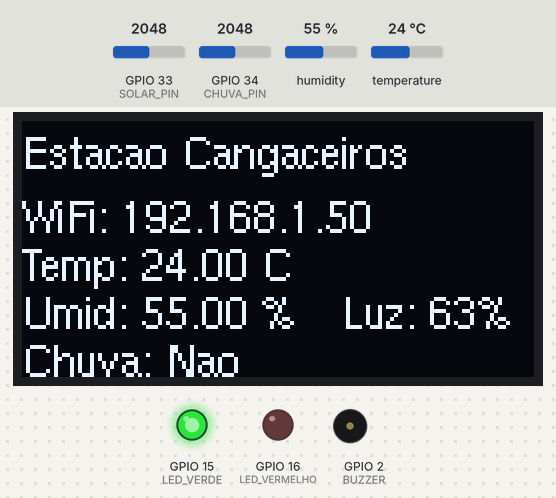
Recording of a sketch running on a simulated ESP32. Parts: 128×64 one-colour display, output pins drawn as LEDs (lit = HIGH), buzzer (waves = sounding, pin HIGH). Inputs (shaded band) come from the test bench; at power-on: temperature 24 °C, GPIO 34 (CHUVA_PIN) = 2048, GPIO 33 (SOLAR_PIN) = 2048, humidity 55 %. WiFi joins after 1.5 s; servers stay silent unless stated; the local clock reads 2024-03-15 10:24:30 at power-on unless the sketch sets it; no MQTT or app messages arrive unless stated; what the sketch prints to the serial monitor is not drawn.

Above: at 7.7 s.
7.8 s: temperature set to 27 °C
At 12.8 s:
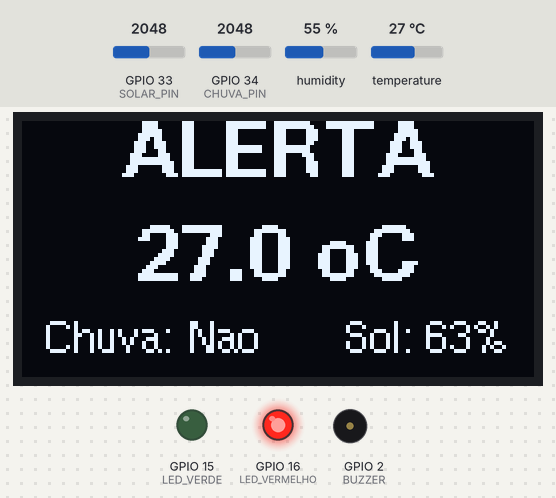
18.0 s: GPIO 34 (CHUVA_PIN) set to 1952
At 23.0 s:
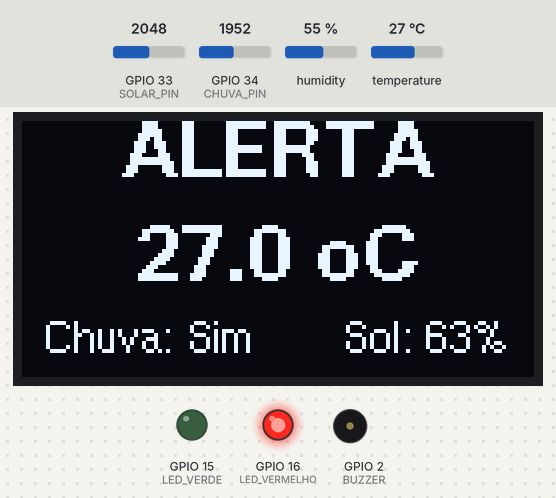
28.2 s: temperature set to 12 °C
At 33.1 s:
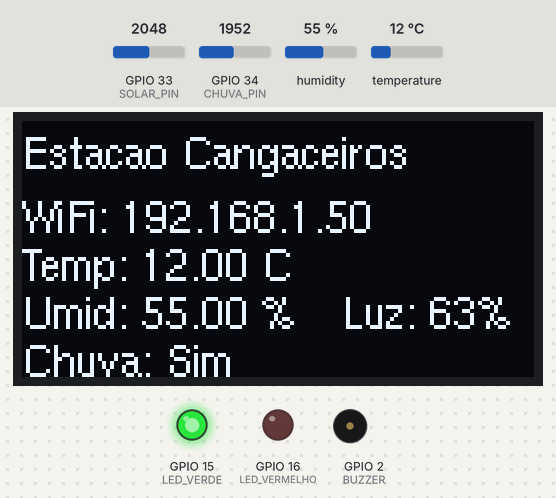
33.8 s: GPIO 33 (SOLAR_PIN) set to 1960
At 38.1 s:
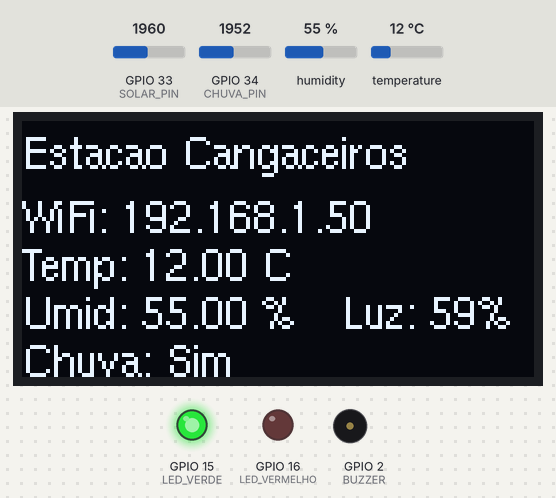
39.4 s: temperature set to 28 °C
At 43.1 s:
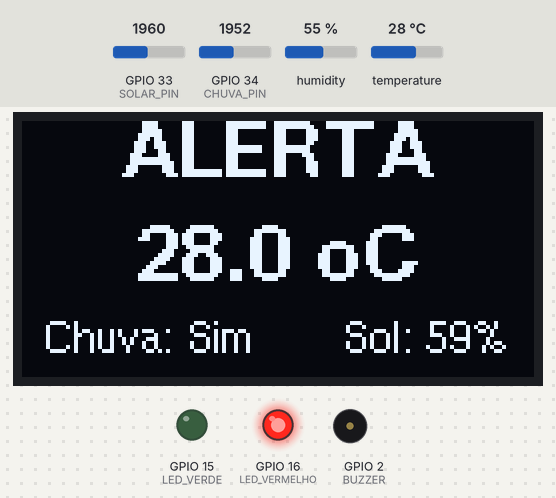
45.0 s: GPIO 33 (SOLAR_PIN) set to 2040
At 48.2 s:
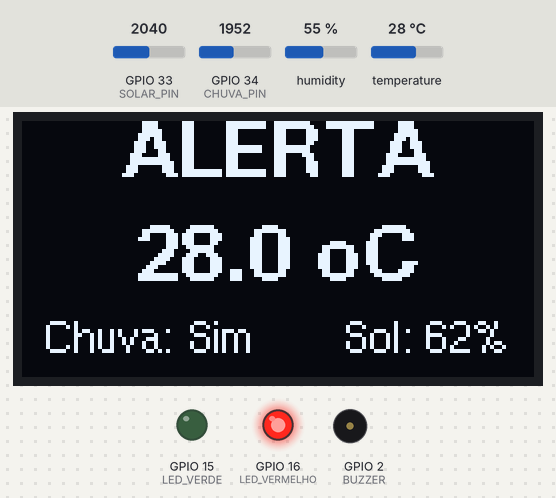
Timing chart, 0 to 53.6 s (numbered marks = the images above; inputs shaded):
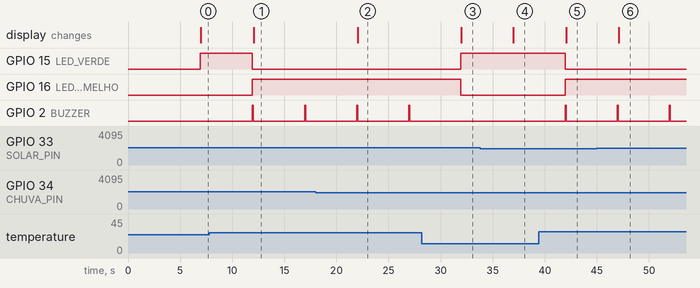

Measured:
- the behaviour switches between 25 and 26 °C on temperature (found by bisection; images 0 and 1)
- the behaviour switches between 2000 and 1999 on GPIO 34 (CHUVA_PIN) (found by bisection; images 1 and 2)
- after the input at 7.8 s, GPIO 15 (LED_VERDE): HIGH → LOW after 4.1 s; GPIO 16 (LED_VERMELHO): LOW → HIGH after 4.1 s; GPIO 2 (BUZZER): alternates HIGH for 0.10 s and LOW for 4.9 s, starting after 4.1 s; the display: changes after 4.3 s (image 1)
- after the input at 18.0 s, the display: changes after 4.1 s (image 2)
- after the input at 28.2 s, GPIO 15 (LED_VERDE): LOW → HIGH after 3.7 s; GPIO 16 (LED_VERMELHO): HIGH → LOW after 3.7 s; GPIO 2 (BUZZER): stays LOW (without the input it goes to HIGH after 3.7 s); the display: changes after 3.8 s (image 3)
- after the input at 33.8 s, the display: changes after 3.2 s (image 4)
- after the input at 39.4 s, GPIO 15 (LED_VERDE): HIGH → LOW after 2.6 s; GPIO 16 (LED_VERMELHO): LOW → HIGH after 2.6 s; GPIO 2 (BUZZER): LOW → HIGH after 2.6 s, → LOW 0.10 s later; the display: changes after 2.7 s (image 5)
- after the input at 45.0 s, the display: changes after 2.1 s (image 6)

The sketch:

teste.ino
```cpp
/*
  código ajustado para automação no n8n
*/

// Bibliotecas:
#include <WiFi.h>
#include <PubSubClient.h>
#include <Adafruit_GFX.h>
#include <Adafruit_SSD1306.h>
#include <U8g2_for_Adafruit_GFX.h>
#include <DHT.h>
#include <time.h>

// Hardware:
#define DHTPIN 32
#define DHTTYPE DHT11
DHT dht(DHTPIN, DHTTYPE);
#define LED_VERDE 15
#define LED_VERMELHO 16
#define BUZZER 2
#define CHUVA_PIN 34
#define SOLAR_PIN 33

// Display:
#define SCREEN_WIDTH 128
#define SCREEN_HEIGHT 64
Adafruit_SSD1306 display(SCREEN_WIDTH, SCREEN_HEIGHT, &Wire, -1);
U8G2_FOR_ADAFRUIT_GFX u8g2Fonts;

// WiFi: Credenciais
const char* ssid = "ANDROMEDA"; // <- set your SSID here
const char* password = "22602260"; // <- Set your WIFI password here

// Dados do MQTT:
const char* mqtt_server = "broker.hivemq.com";
const int mqtt_port = 1883;
const char* clientID = "cangaco_01";
const char* topicChuva = "est_01/chuva";
const char* topicTemp = "est_01/temp";
const char* topicUmid = "est_01/umid";
const char* topicSolar = "est_01/solar";
const char* topicAlerta = "est_01/alerta";
const char* topicDados = "est_01/dados";

// Configuração ThingSpeak
const char* ts_server = "api.thingspeak.com";
const char* writeAPIKey = "2PI8MD4NVFEY9XSZ";
const unsigned long channelID = 3140279;

WiFiClient espClient;
PubSubClient client(espClient);

// Configuração:
const float TEMP_LIMITE = 25.00;
unsigned long lastMsg = 0;
bool alertaTemperatura = false;

// NTP para timestamp:
const char* ntpServer = "pool.ntp.org";
const long gmtOffset_sec = -3 * 3600; // <- fuso horário de Brasília
const int daylightOffset_sec = 0;

// Funções auxiliares:
String getTimeStamp() {
  time_t now;
  struct tm timeinfo;
  if (!getLocalTime(&timeinfo)) {
    return "0";
  }
  time(&now);
  return String((unsigned long)now);
}

// Tela de boas-vindas:
void showWelcomeScreen() {
  display.clearDisplay();
  u8g2Fonts.setFont(u8g2_font_helvR08_tr);
  const char* linha1 = "Estacao Meteorologica";
  const char* linha2 = "Cangaceiros";
  const char* linha3 = "est_01";
  int16_t x, y; uint16_t w, h;
  int alturaTotalTexto = 36;
  int y_pos = (SCREEN_HEIGHT - alturaTotalTexto) / 2;
  display.getTextBounds(linha1, 0, 0, &x, &y, &w, &h);
  u8g2Fonts.setCursor((SCREEN_WIDTH - w) / 2, y_pos);
  u8g2Fonts.print(linha1);
  display.getTextBounds(linha2, 0, 0, &x, &y, &w, &h);
  u8g2Fonts.setCursor((SCREEN_WIDTH - w) / 2, y_pos + 14);
  u8g2Fonts.print(linha2);
  display.getTextBounds(linha3, 0, 0, &x, &y, &w, &h);
  u8g2Fonts.setCursor((SCREEN_WIDTH - w) / 2, y_pos + 28);
  u8g2Fonts.print(linha3);
  display.display();
  delay(5000);
}

// Conexão WiFi:
bool connectWifi() {
  WiFi.begin(ssid, password);
  int tentativas = 0;
  while (WiFi.status() != WL_CONNECTED && tentativas < 60) {
    delay(250);
    tentativas++;
  }
  if (WiFi.status() == WL_CONNECTED) {
    return true;
  } else {
    return false;
  }
}

// Reconecta MQTT:
void reconnectMQTT() {
  while (!client.connected()) {
    if (client.connect(clientID)) {
      Serial.println("[INFO] MQTT conectado!");
    } else {
      delay(5000);
    }
  }
}

// Exibição normal:
void drawNormalScreen(float temp, float umid, bool chovendo, float insolacao) {
  display.clearDisplay();
  const char* cabecalho = "Estacao Cangaceiros";
  u8g2Fonts.setFont(u8g2_font_helvR08_tr);
  u8g2Fonts.setCursor(0, 12); u8g2Fonts.print(cabecalho);
  u8g2Fonts.setCursor(0, 28);
  u8g2Fonts.print("WiFi: ");
  if (WiFi.status() == WL_CONNECTED) {
    u8g2Fonts.print(WiFi.localIP());
  } else {
    u8g2Fonts.print("off");
  }
  u8g2Fonts.setCursor(0, 40);
  u8g2Fonts.print("Temp: "); u8g2Fonts.print(temp); u8g2Fonts.print(" C");
  u8g2Fonts.setCursor(0, 52);
  u8g2Fonts.print("Umid: "); u8g2Fonts.print(umid); u8g2Fonts.print(" %");
  u8g2Fonts.setCursor(0, 64);
  u8g2Fonts.print("Chuva: "); u8g2Fonts.print(chovendo ? "Sim" : "Nao");
  u8g2Fonts.setCursor(80, 52);
  u8g2Fonts.print("Luz: "); u8g2Fonts.print(insolacao, 0); u8g2Fonts.print("%");
  display.display();
}

// Exibição alerta:
void drawAlertScreen(float temp, bool chovendo, float insolacao) {
  display.clearDisplay();
  u8g2Fonts.setFont(u8g2_font_fub14_tr);
  const char* alerta = "ALERTA";
  u8g2Fonts.setCursor(25, 14);
  u8g2Fonts.print(alerta);
  char temp_str[20];
  sprintf(temp_str, "%.1f oC", temp);
  u8g2Fonts.setCursor(28, 40);
  u8g2Fonts.print(temp_str);
  u8g2Fonts.setFont(u8g2_font_helvR08_tr);
  u8g2Fonts.setCursor(5, SCREEN_HEIGHT - 6);
  u8g2Fonts.print("Chuva: "); u8g2Fonts.print(chovendo ? "Sim" : "Nao");
  u8g2Fonts.setCursor(80, SCREEN_HEIGHT - 6);
  u8g2Fonts.print("Sol: "); u8g2Fonts.print(insolacao, 0); u8g2Fonts.print("%");
  display.display();
}

void setup() {
  pinMode(LED_VERDE, OUTPUT);
  pinMode(LED_VERMELHO, OUTPUT);
  pinMode(BUZZER, OUTPUT);
  Serial.begin(115200);
  dht.begin();
  if (!display.begin(SSD1306_SWITCHCAPVCC, 0x3C)) {
    for (;;);
  }
  u8g2Fonts.begin(display);
  u8g2Fonts.setFont(u8g2_font_helvR08_tr);
  showWelcomeScreen();
  connectWifi();
  configTime(gmtOffset_sec, daylightOffset_sec, ntpServer);
  client.setServer(mqtt_server, mqtt_port);
}

void loop() {
  if (!client.connected()) {
    reconnectMQTT();
  }
  client.loop();
  unsigned long now = millis();
  if (now - lastMsg > 5000) {
    lastMsg = now;
    float temp = dht.readTemperature();
    float umid = dht.readHumidity();
    int chuvaVal = analogRead(CHUVA_PIN);
    bool chovendo = chuvaVal < 2000;
    int leituraSolar = analogRead(SOLAR_PIN);
    const float offsetSolar = 0.4;
    float tensaoSolar = (leituraSolar / 4095.0) * 3.3;
    float tensaoSolarCorrigida = tensaoSolar - offsetSolar;
    if (tensaoSolarCorrigida < 0) tensaoSolarCorrigida = 0;
    float insolacaoPercent = (tensaoSolarCorrigida / 2.0) * 100.0;
    if (insolacaoPercent > 100) insolacaoPercent = 100;
    String alerta = (temp > TEMP_LIMITE) ? "on" : "off";
    String timestamp = getTimeStamp();

    // Publicações individuais
    if (!isnan(temp)) client.publish(topicTemp, String(temp).c_str());
    if (!isnan(umid)) client.publish(topicUmid, String(umid).c_str());
    client.publish(topicChuva, chovendo ? "Chovendo" : "Sem chuva");
    client.publish(topicSolar, String(insolacaoPercent, 0).c_str());
    client.publish(topicAlerta, alerta.c_str());

    // Envio para ThingSpeak
    if (!isnan(temp) && !isnan(umid)) {
      String tsUrl = "/update?api_key=";
      tsUrl += writeAPIKey;
      tsUrl += "&field1=";
      tsUrl += String(temp);
      tsUrl += "&field2=";
      tsUrl += String(umid);
      tsUrl += "&field3=";
      tsUrl += String(insolacaoPercent);

      WiFiClient tsClient;
      if (tsClient.connect(ts_server, 80)) {
        tsClient.print(String("GET ") + tsUrl + " HTTP/1.1\r\n" +
                      "Host: " + ts_server + "\r\n" +
                      "Connection: close\r\n\r\n");
        delay(100);
        tsClient.stop();
      }
    } // <- Adicionado fechamento do if do ThingSpeak

    // JSON consolidado
    String payload = "{\"temperatura\":";
    payload += String(temp, 1);
    payload += ",\"umidade\":";
    payload += String(umid, 1);
    payload += ",\"indice_solar\":";
    payload += String(insolacaoPercent, 0);
    payload += ",\"chuva\":\"";
    payload += (chovendo ? "Chovendo" : "Sem chuva");
    payload += "\",\"alerta\":\"";
    payload += alerta;
    payload += "\",\"timestamp\":\"";
    payload += timestamp;
    payload += "\"}";

    client.publish(topicDados, payload.c_str());
    Serial.println(payload);

    // LEDs e buzzer
    if (alerta == "on") {
      digitalWrite(LED_VERMELHO, HIGH);
      digitalWrite(LED_VERDE, LOW);
      digitalWrite(BUZZER, HIGH); delay(100); digitalWrite(BUZZER, LOW);
    } else {
      digitalWrite(LED_VERMELHO, LOW);
      digitalWrite(LED_VERDE, HIGH);
      digitalWrite(BUZZER, LOW);
    }
    // Display
    if (alerta == "on") {
      drawAlertScreen(temp, chovendo, insolacaoPercent);
    } else {
      drawNormalScreen(temp, umid, chovendo, insolacaoPercent);
    }
  }
}
```
